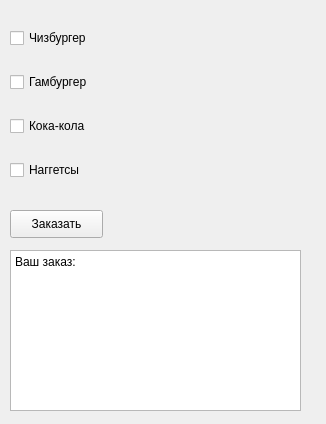
<?xml version="1.0" encoding="UTF-8"?>
<ui version="4.0">
 <class>Form</class>
 <widget class="QWidget" name="Form">
  <property name="geometry">
   <rect>
    <x>0</x>
    <y>0</y>
    <width>326</width>
    <height>424</height>
   </rect>
  </property>
  <property name="windowTitle">
   <string>Form</string>
  </property>
  <widget class="QWidget" name="verticalLayoutWidget">
   <property name="geometry">
    <rect>
     <x>10</x>
     <y>10</y>
     <width>161</width>
     <height>191</height>
    </rect>
   </property>
   <layout class="QVBoxLayout" name="verticalLayout">
    <item>
     <widget class="QCheckBox" name="checkBox">
      <property name="text">
       <string>Чизбургер</string>
      </property>
     </widget>
    </item>
    <item>
     <widget class="QCheckBox" name="checkBox_2">
      <property name="text">
       <string>Гамбургер</string>
      </property>
     </widget>
    </item>
    <item>
     <widget class="QCheckBox" name="checkBox_3">
      <property name="text">
       <string>Кока-кола</string>
      </property>
     </widget>
    </item>
    <item>
     <widget class="QCheckBox" name="checkBox_4">
      <property name="text">
       <string>Наггетсы</string>
      </property>
     </widget>
    </item>
   </layout>
  </widget>
  <widget class="QPushButton" name="order_btn">
   <property name="geometry">
    <rect>
     <x>10</x>
     <y>210</y>
     <width>93</width>
     <height>28</height>
    </rect>
   </property>
   <property name="text">
    <string>Заказать</string>
   </property>
  </widget>
  <widget class="QPlainTextEdit" name="result">
   <property name="geometry">
    <rect>
     <x>10</x>
     <y>250</y>
     <width>291</width>
     <height>161</height>
    </rect>
   </property>
   <property name="plainText">
    <string>Ваш заказ:</string>
   </property>
  </widget>
 </widget>
 <resources/>
 <connections/>
</ui>
